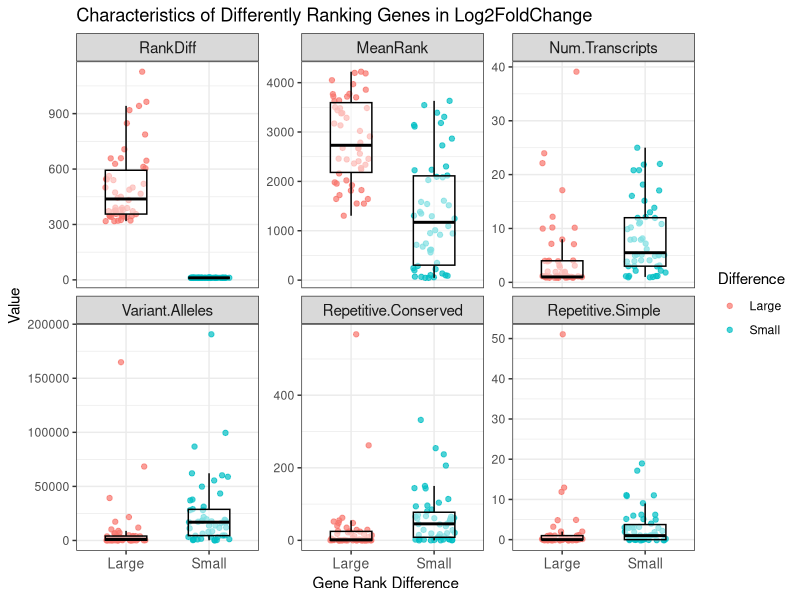
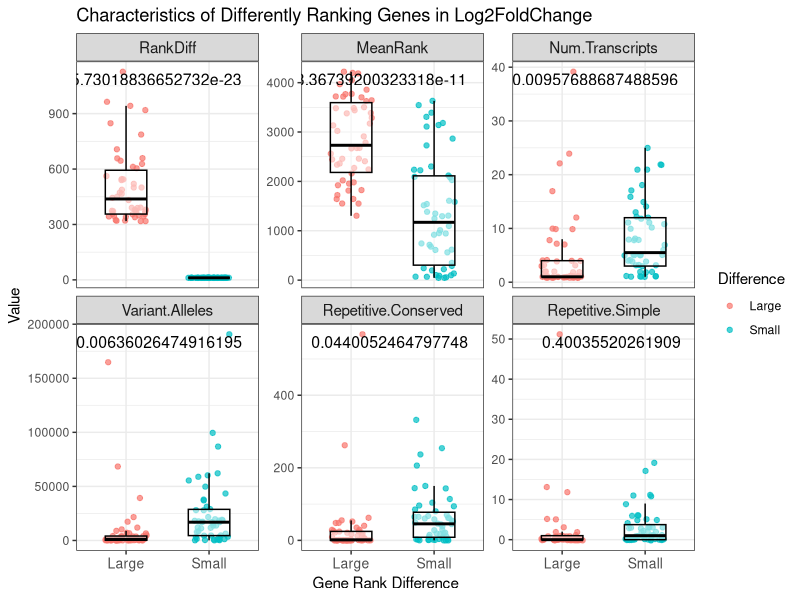

The R source for these figures, in order:
## ---- chunk 1
knitr::opts_chunk$set(
    warning=FALSE,
    message=FALSE
    )
## ---- chunk 2
library(data.table)
library(tidyverse)
library(rmarkdown)
library(ggplot2)
## ---- chunk 3

# Import data
rankdiff <- fread("h_LFC_RankDiff.csv")[, -1]

# Explore the data structure
dim(rankdiff)
head(rankdiff)

# Assign ranking category:
# e.g. log2FoldChange, FDR, etc
Ranking.Category <- "Log2FoldChange"

# Subset top/bottom 50 rankdiff genes and add a column assigning difference size
(large.rankdiff <- head(rankdiff, 50)[, Difference := "Large"])
(small.rankdiff <- tail(rankdiff, 50)[, Difference := "Small"])

# Combine the two data frames
total.rankdiff <- rbind(large.rankdiff, small.rankdiff) 

# Explore the data frame
dim(total.rankdiff)
head(total.rankdiff)


# Convert ranking difference to absolute values
total.rankdiff <- mutate(total.rankdiff, RankDiff=abs(RankDiff))

# Rename columns 
(col.original <- colnames(total.rankdiff))
(col.new <- c(col.original[1:10], 
             "Num.Transcripts",
             col.original[12], 
             "Gene.Name",
             "Somatic.Racomb.before.Transcript",
             "Variant.Alleles",
             "Repetitive.Conserved",
             "Repetitive.Simple", 
             col.original[18]))

names(total.rankdiff) <- col.new

# Check out the data frame after renaming
head(total.rankdiff)

# Clean the data frame for effective plotting 
cleaned.rankdiff <- gather(total.rankdiff, 
                           Variable, 
                           Number, 
                           RankDiff, 
                           MeanRank, 
                           Num.Transcripts,
                           Variant.Alleles,
                           Repetitive.Conserved,
                           Repetitive.Simple) 

Var <- unique(cleaned.rankdiff$Variable)
cleaned.rankdiff$Variable <- factor(cleaned.rankdiff$Variable, levels=Var) 

# Check out the cleaned data frame
head(cleaned.rankdiff)
## ---- chunk 4

ggplot(cleaned.rankdiff, 
       aes(x=Difference, 
           y=abs(Number),
           color=Difference)) + 
geom_jitter(width=0.25, alpha=0.7) + 
    geom_boxplot(alpha=0.5, outlier.shape=NA, color="black", width=0.5) + 
    facet_wrap(~ Variable, scales="free_y") +
    theme_bw() + 
    theme(strip.text.x=element_text(size=11),
          axis.text.x=element_text(size=10)) + 
    ggtitle(paste("Characteristics of Differently Ranking Genes in", 
                  Ranking.Category)) +
    xlab("Gene Rank Difference") + 
    ylab("Value")
## ---- chunk 5

# Set a function to perform t-test 
ttest.fn <- function(response.variable) {

    t.test(response.variable ~ Difference, data=total.rankdiff)$p.value

}

# Set a function storing p-values by variable
vec.fn <- function(pv) {c(pv, rep("", 99))}

# Create a vector storing p-values
pval.vec <- c(vec.fn(ttest.fn(total.rankdiff$RankDiff)), 
              vec.fn(ttest.fn(total.rankdiff$MeanRank)),
              vec.fn(ttest.fn(total.rankdiff$Num.Transcripts)),
              vec.fn(ttest.fn(total.rankdiff$Variant.Alleles)),
              vec.fn(ttest.fn(total.rankdiff$Repetitive.Conserved)),
              vec.fn(ttest.fn(total.rankdiff$Repetitive.Simple)))

# Add a column having calculated p-values 
cl.rankdiff <- cbind(cleaned.rankdiff,
                     P.Val=pval.vec)


# Print the modified data frame
head(cl.rankdiff)

## ---- chunk 6

ggplot(cl.rankdiff, 
       aes(x=Difference, 
           y=abs(Number),
           color=Difference)) + 
geom_jitter(width=0.25, alpha=0.7) + 
    geom_boxplot(alpha=0.5, outlier.shape=NA, color="black", width=0.5) + 
    facet_wrap(~ Variable, scales="free_y") +
    theme_bw() + 
    theme(strip.text.x=element_text(size=11),
          axis.text.x=element_text(size=10)) + 
    ggtitle(paste("Characteristics of Differently Ranking Genes in", 
                  Ranking.Category)) +
    xlab("Gene Rank Difference") + 
    ylab("Value") + 

    # Add p-values
    geom_text(data=cl.rankdiff, 
              mapping=aes(x=Inf, y=Inf, label=P.Val), vjust=2, hjust=1.1, color="black", size=4) 

## ---- chunk 7

sessionInfo()
